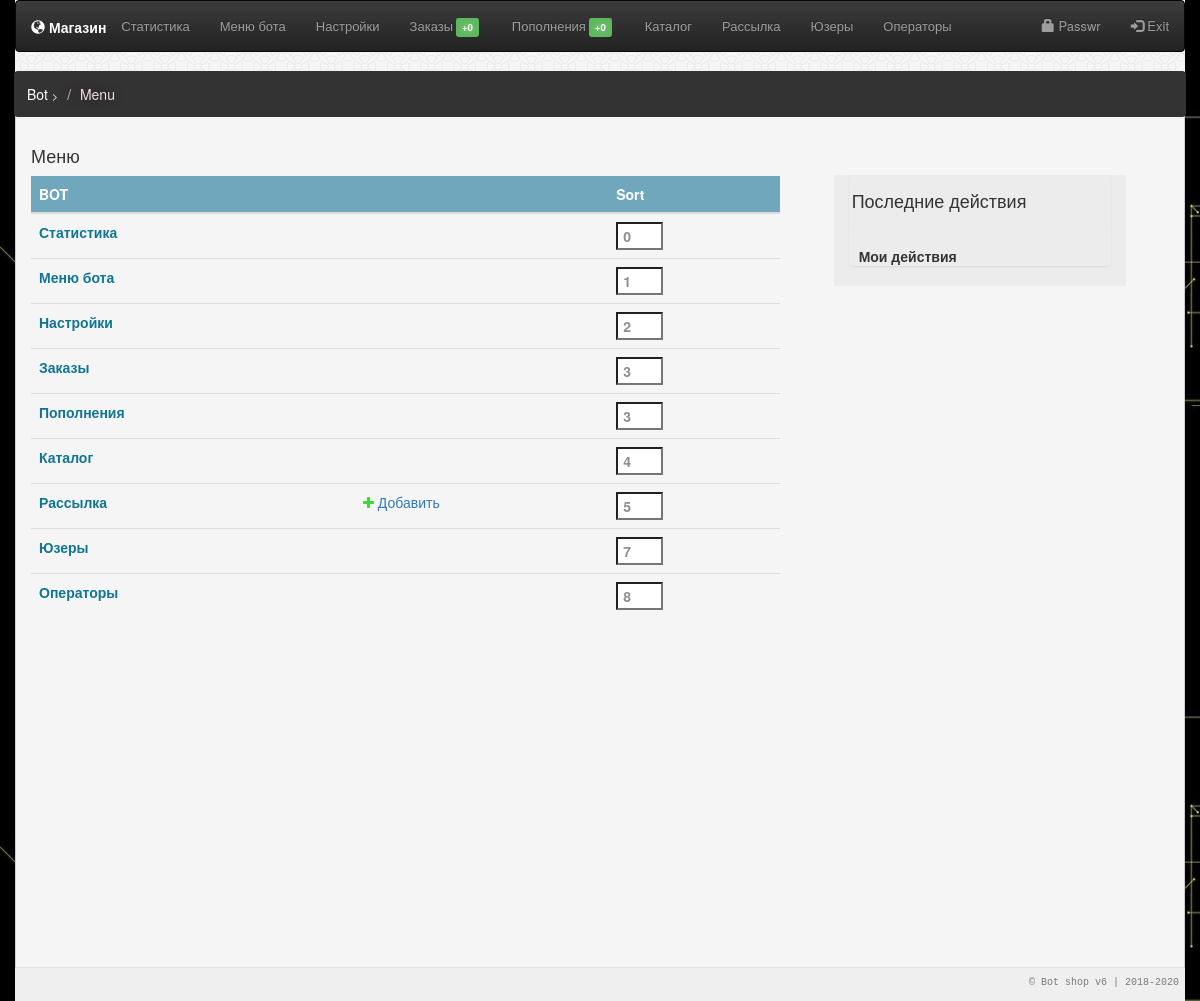
Screenshot of /bot/ (signed in) with the database file from the repository.
### tables this page shows
CREATE TABLE `a_menu` (
  `id` int(11) NOT NULL,
  `name` text NOT NULL,
  `alias` text NOT NULL,
  `modal` text NOT NULL,
  `sid` int(11) NOT NULL,
  `pid` text,
  `operator` int(11) NOT NULL,
  `active` int(11) NOT NULL
);

### www/db.php (called while the page is built, shortened)
<?php
	$rang = intval($_SESSION['rang']);
?>

### www/pages_x/a_bot.php (the view, shortened to what this page needs)
<div class="col-md-8">
         <h4 >Меню</h4>
	<div class='menu'>
	 <table class="table">
	<thead>
	  <tr style='background:#70A7BC;color:#fff;'>
		<th style='min-width:119px;'>BOT</th>
		<th style='min-width:93px;'></th>
		<th style='min-width:40px;'>Sort</th>
	  </tr>
	</thead>
	<tbody>
	<?
		$r = mysqli_query($db,"SELECT `id`,`sid`,`name`,`alias`,`modal` FROM `a_menu` WHERE `active` = '0' ORDER BY `sid` ASC");
		while($menu = mysqli_fetch_assoc($r))
		{
	?>
	 <tr>
		<td>
		<a href='/<?=$menu['alias'];?>/' class='group_menu'><?=$menu['name'];?></a></td>
		<td><?if(!empty($menu['modal'])){?><a href='#' class='link_menu' data-toggle="modal" data-target="#<?=$menu['modal'];?>"><i class="fa fa-plus add_" aria-hidden="true"></i> Добавить</a><?}?></td>
		<td><input type='number' min='0' name='pos' class='sorted_menu' value='<?=$menu['sid'];?>' id_com='<?=$menu['id'];?>'></td>
	  </tr>
	<?}?>
	</tbody>
  </table>
	</div>
       </div>

### www/pages_x/header.php
<div class='container'>
<nav class="navbar navbar-inverse">
  <div class="container-fluid">
    <div class="navbar-header">
		<span class='glyphicon glyphicon-globe'></span> <b>Магазин</b>
    </div>
    <ul class="nav navbar-nav">
	<?
		if($rang == 2){ $param = " AND `operator` = '1' "; } else { $param = ''; }
		$r = mysqli_query($db,"SELECT `id`,`sid`,`name`,`alias` FROM `a_menu` WHERE `active` = '0' $param ORDER BY `sid` ASC");
		while($menu = mysqli_fetch_assoc($r))
		{
			if($act == $menu['alias']){ $sel = 'active'; } else { $sel = ''; }
			if($menu['alias'] == 'orders')
			{
				$rx = mysqli_query($db,"SELECT `id` FROM `a_zakaz` WHERE `status` = '2'");
				$news = mysqli_num_rows($rx);
				$info = '<span class="label label-success" style="margin:0 3px;color:#fff;">+'.$news.'</span>';
			}elseif($menu['alias'] == 'payments')
			{
				$rx = mysqli_query($db,"SELECT `id` FROM `payment_users` WHERE `status` = '2'");
				$all = mysqli_num_rows($rx);
				$info = '<span class="label label-success" style="margin:0 3px;color:#fff;">+'.$all.'</span>';
			}else { $info = ''; }
	?>
      <li class="<?=$sel;?>"><a href="/<?=$menu['alias'];?>/"><?=$menu['name'].$info;?></a></li>
		<?}?>
    </ul>
    <ul class="nav navbar-nav navbar-right">
      <li><a href='#' class='link_head edit_pwd' data-toggle="modal" data-target="#edit_pwd"><span class="glyphicon glyphicon-lock"></span> Passwr</a></li>
      <li><a href='/logout/' class='link_head'><span class="glyphicon glyphicon-log-in"></span> Exit</a></li>
    </ul>
  </div>
</nav>
	<div class="col-md-12 breadcrumb_" >
		<ul class="breadcrumb">
		  <li><a href="/bot/">Bot</a> <span class="divider"> > </span></li>
		  <li class="active_bread"><?=$title;?></li>
		</ul>
	</div>
<div class='row row_x'>

### www/css/style.css (style rules this page uses)
body { background:url('/img/bx.jpg') fixed; }
.container { background:#fff;min-height: 666px;padding: 0; }
.row { margin:0; }
.label { color: #717171;text-shadow: -1px 0px 8px rgba(218, 218, 218, 0.89); }
.breadcrumb { background:#333333;font-size: 14px;padding: 13px; }
.breadcrumb > li > a { color:#fff; }
.active_bread { color: #e4e1e1;text-shadow: -1px 0px 8px rgba(68, 23, 23, 0.89); }
.divider { color: #efefef;font-size: 11px; }
.table>tbody>tr>td { word-break: break-word; }
.link_head { color:#ffffff;font-size: 11px;text-shadow: -1px 0px 8px rgba(72, 72, 72, 0.89); }
.breadcrumb_ { padding:0;margin:-1px;width: 100.18%; }
.container { background:url('/img/light.png'); }
.row_x { border: 1px #cecece solid;border-bottom: 1px #e4e4e4 solid;background: whitesmoke;min-height: 896px;padding-bottom: 29px; }
.navbar-nav>li>a { font-size:13px; }
.navbar-header { padding-top:16px;color:#fff; }

### www/pages_x/a_bot.php (style rules this page uses)
.add_ { color: #38dc2f; }
.group_menu { color: #107592;font-weight:600; }
.sorted_menu { width:47px;background: #fff;font-weight: 600;padding: 2px 5px;color: #8e8e8e; }

### rows the page displays
a_menu: name "Статистика", pos "0"
a_menu: name "Меню бота", pos "1"
a_menu: name "Настройки", pos "2"
a_menu: name "Заказы", news "0", pos "3"
a_menu: name "Пополнения", all "0", pos "3"
a_menu: name "Каталог", pos "4"
a_menu: name "Рассылка", pos "5"
a_menu: name "Юзеры", pos "7"
a_menu: name "Операторы", pos "8"

### other values shown
$title "Menu"
